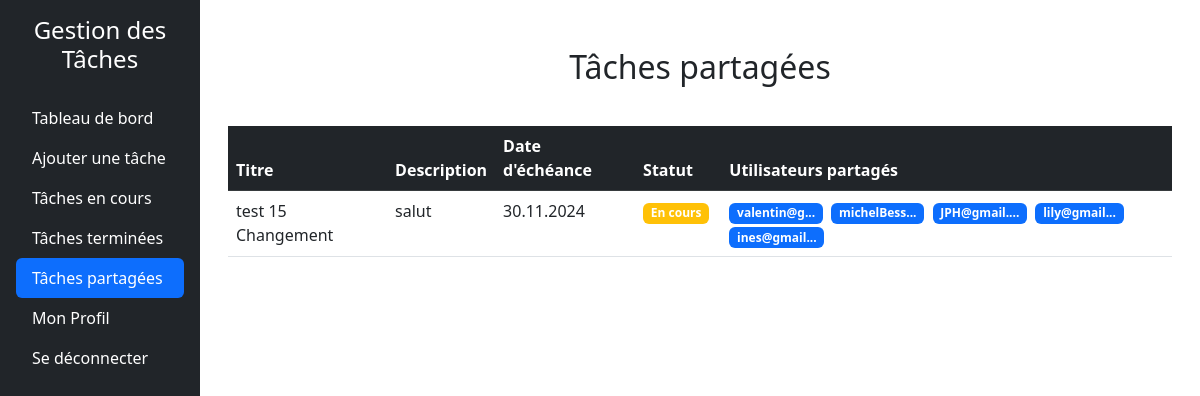
The page /taches_partage.php (signed in) on the database as committed earlier.
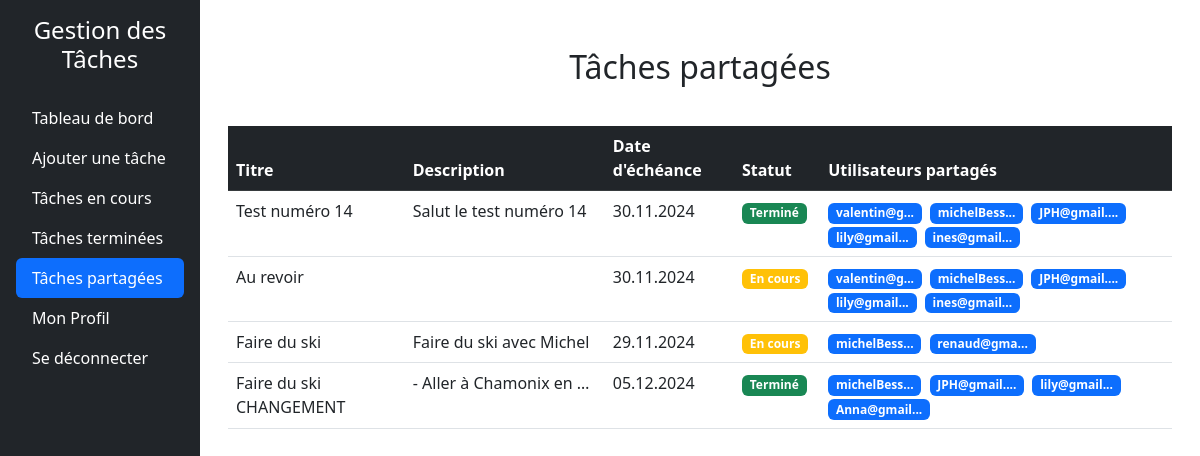
The same page on the database as committed later.
### tables this page shows
CREATE TABLE tasks (
        id INTEGER PRIMARY KEY AUTOINCREMENT,
        userId INTEGER NOT NULL,
        titre TEXT NOT NULL,
        description TEXT DEFAULT NULL,
        dateEcheance DATE DEFAULT NULL,
        statut TEXT CHECK(statut IN ('a_faire', 'en_cours', 'termine')) DEFAULT 'a_faire',
        createdAt TIMESTAMP DEFAULT CURRENT_TIMESTAMP, 
        FOREIGN KEY (userId) REFERENCES users(id) ON DELETE CASCADE
    );

### src/dbManager/DbManagerCRUD.php (called while the page is built, shortened)
<?php
class DbManagerCRUD implements I_ApiCRUD
{
    private $db;
    public function __construct()
    {
        $config = parse_ini_file(__DIR__ . '/../config/db.ini');
        $dsn = $config['dsn'];
        $username = $config['username'];
        $password = $config['password'];
        $this->db = new \PDO($dsn, $username, $password);
    }
    public function rendPersonnes(string $email): array
    {
        $sql = "SELECT * FROM users WHERE email = :email;";
        $stmt = $this->db->prepare($sql);
        $stmt->bindParam(':email', $email, \PDO::PARAM_STR);
        try {
            $stmt->execute();
            $donnees = $stmt->fetchAll(\PDO::FETCH_ASSOC);
            $tabUsers = [];
            foreach ($donnees as $donneesUser) {
                $user = new Users(
                    $donneesUser["prenom"],
                    $donneesUser["nom"],
                    $donneesUser["email"],
                    $donneesUser["noTel"],
                    $donneesUser["motDePasse"],
                    $donneesUser["id"]
                );
                $tabUsers[] = $user;
            }
            return $tabUsers;
        } catch (\PDOException $e) {
            error_log("Erreur lors de la récupération des utilisateurs : " . $e->getMessage());
            return [];
        }
    }
public function getTasksSharedByUserId(int $userId): array
{
    try {
        $stmt = $this->db->prepare("
            SELECT
                t.*,
                GROUP_CONCAT(u.email) AS shared_user_names
            FROM tasks t
            JOIN task_users tu ON t.id = tu.taskId
            JOIN users u ON tu.userId = u.id
            WHERE t.id IN (
                SELECT taskId
                FROM task_users
                GROUP BY taskId
                HAVING COUNT(DISTINCT userId) > 1
            )
            AND t.id IN (
                SELECT taskId
                FROM task_users
                WHERE userId = :userId
            )
            GROUP BY t.id
        ");
        $stmt->bindValue(':userId', $userId, \PDO::PARAM_INT);
        $stmt->execute();
        $tasks = [];
        while ($taskData = $stmt->fetch(\PDO::FETCH_ASSOC)) {
            $tasks[] = [
                'titre' => $taskData['titre'],
                'description' => $taskData['description'],
                'dateEcheance' => $taskData['dateEcheance'],
                'statut' => $taskData['statut'],
                'shared_user_names' => $taskData['shared_user_names']
            ];
        }
        return $tasks;
    } catch (\PDOException $e) {
        error_log('Erreur dans getTasksSharedByUserId : ' . $e->getMessage());
        throw new \Exception('Erreur lors de la récupération des tâches partagées : ' . $e->getMessage());
    }
}
}

### Includes/functions.php (called while the page is built)
<?php
function getUserByEmail($email, $dbManager) {
    $userInfoArray = $dbManager->rendPersonnes($email);
    return !empty($userInfoArray) ? $userInfoArray[0] : null;
}
function getStatusBadgeClass(string $statut): string
{
    $badgeClasses = [
        'À faire' => 'bg-danger',
        'En cours' => 'bg-warning',
        'Terminé' => 'bg-success',
    ];
    return $badgeClasses[$statut] ?? 'bg-secondary';
}

### src/dbManager/Users.php (called while the page is built, shortened)
<?php
class Users {
    private $id;
    public function __construct(string $prenom, string $nom, string $email, string $noTel, string $motDePasse ,int $id = 0) {
        $this->id = $id;
    }
    public function rendId(): int {
        return (int)$this->id;
    }
}

### taches_partage.php (the view, shortened to what this page needs)
<?php
require_once 'includes/functions.php';
$dbManager = new DbManagerCRUD();
$email = $_SESSION['email_user'];
$userInfo = getUserByEmail($email, $dbManager);
$userId = $userInfo->rendId();
$tachepartager = $dbManager->getTasksSharedByUserId($userId);
function formatTaskData($task)
{
    $task['dateEcheance'] = formatDateEcheance($task['dateEcheance']);
    $task['statut'] = formatStatut($task['statut']);
    return $task;
}
function formatDateEcheance($dateEcheance)
{
    if ($dateEcheance) {
        $d = DateTime::createFromFormat('Y-m-d', $dateEcheance);
        return $d ? $d->format('d.m.Y') : null;
    }
    return null;
}
function formatStatut($statut)
{
    $statutTraduction = [
        'a_faire' => 'À faire',
        'en_cours' => 'En cours',
        'termine' => 'Terminé',
    ];
    return $statutTraduction[$statut] ?? 'Inconnu';
}
$tachepartager = array_map('formatTaskData', $tachepartager);
?>
<!DOCTYPE html>
<html lang="fr">
<head>
    <link href="https://cdn.jsdelivr.net/npm/bootstrap@5.3.0-alpha3/dist/css/bootstrap.min.css" rel="stylesheet">
    <link href="style/styleSheet.css" rel="stylesheet">
</head>
<body>
    <div class="d-flex">
        <?php include 'includes/sidebar.php'; ?>
        <div class="container mt-5">
            <h2 class="text-center mb-4">Tâches partagées</h2>
            <?php if (empty($tachepartager)): ?>
                <p>Aucune tâche partagée pour le moment.</p>
            <?php else: ?>
                <div class="table-responsive p-3">
                    <table class="table table-hover">
                        <thead>
                            <tr class="table-dark">
                                <th scope="col">Titre</th>
                                <th scope="col">Description</th>
                                <th scope="col">Date d'échéance</th>
                                <th scope="col">Statut</th>
                                <th scope="col">Utilisateurs partagés</th>
                            </tr>
                        </thead>
                        <tbody>
                            <?php foreach ($tachepartager as $task): ?>
                                <tr>
                                    <td scope="row"><?php echo htmlspecialchars($task['titre']); ?></td>
                                    <td class="text-truncate" style="max-width: 200px; overflow: hidden; white-space: nowrap;"><?php echo htmlspecialchars($task['description']); ?></td>
                                    <td><?php echo htmlspecialchars($task['dateEcheance']); ?></td>
                                    <td>
                                        <span class="badge <?php echo getStatusBadgeClass($task['statut']); ?> me-1">
                                            <?php echo htmlspecialchars($task['statut']); ?>
                                        </span>
                                    </td>
                                    <td>
                                        <?php
                                        $sharedUsers = explode(',', $task['shared_user_names']);
                                        foreach ($sharedUsers as $userEmailFromTask):
                                            if ($_SESSION['email_user'] === $userEmailFromTask) {
                                                continue;
                                            }
                                        ?>
                                            <span class="badge <?php echo $isCurrentUser ? 'bg-secondary' : 'bg-primary'; ?> me-1" data-bs-toggle="tooltip"
                                                title="<?php echo htmlspecialchars($userEmailFromTask); ?>">
                                                <?php echo htmlspecialchars(strlen($userEmailFromTask) > 10 ? substr($userEmailFromTask, 0, 10) . '...' : $userEmailFromTask); ?>
                                            </span>
                                        <?php endforeach; ?>
                                    </td>
                                </tr>
                            <?php endforeach; ?>
                        </tbody>
                    </table>
                </div>
            <?php endif; ?>
        </div>
    </div>
</body>
</html>

### Includes/sidebar.php (shortened to what this page needs)
<div class="col-md-3 col-lg-2 bg-dark text-white p-3" style="height: 100vh;">
    <h4 class="text-center mb-4">Gestion des Tâches</h4>
    <ul class="nav nav-pills flex-column mb-auto">
        <li class="nav-item">
            <a href="dashboard.php" class="nav-link text-white <?= basename($_SERVER['PHP_SELF']) == 'dashboard.php' ? 'active' : '' ?>">
                Tableau de bord
            </a>
        </li>
        <li>
            <a href="ajouter_tache.php" class="nav-link text-white <?= basename($_SERVER['PHP_SELF']) == 'ajouter_tache.php' ? 'active' : '' ?>">
                Ajouter une tâche
            </a>
        </li>
        <li>
            <a href="taches_en_cours.php" class="nav-link text-white <?= basename($_SERVER['PHP_SELF']) == 'taches_en_cours.php' ? 'active' : '' ?>">
                Tâches en cours
            </a>
        </li>
        <li>
            <a href="taches_terminees.php" class="nav-link text-white <?= basename($_SERVER['PHP_SELF']) == 'taches_terminees.php' ? 'active' : '' ?>">
                Tâches terminées
            </a>
        </li>
        <li>
            <a href="taches_partage.php" class="nav-link text-white <?= basename($_SERVER['PHP_SELF']) == 'taches_partage.php' ? 'active' : '' ?>">
                Tâches partagées
            </a>
        </li>
        <li>
            <a href="profile.php" class="nav-link text-white <?= basename($_SERVER['PHP_SELF']) == 'profile.php' ? 'active' : '' ?>">
                Mon Profil
            </a>
        </li>
        <li>
            <a href="logout.php" class="nav-link text-white">
                Se déconnecter
            </a>
        </li>
    </ul>
</div>

Rows that differ between the two databases and show on the page:
changed tasks: titre "test 15 Changement" → "Test numéro 14"; description "salut" → "Salut le test numéro 14"; statut "En cours" → "Terminé"
added tasks: titre "Au revoir", dateEcheance "30.11.2024", statut "En cours", userEmailFromTask "valentin@g...", userEmailFromTask "michelBess...", userEmailFromTask "JPH@gmail....", userEmailFromTask "lily@gmail...", userEmailFromTask "ines@gmail..."
added tasks: titre "Faire du ski", description "Faire du ski avec Michel", dateEcheance "29.11.2024", statut "En cours", userEmailFromTask "michelBess...", userEmailFromTask "renaud@gma..."
added tasks: titre "Faire du ski CHANGEMENT", description "- Aller à Chamonix en…", dateEcheance "05.12.2024", statut "Terminé", userEmailFromTask "michelBess...", userEmailFromTask "JPH@gmail....", userEmailFromTask "lily@gmail...", userEmailFromTask "Anna@gmail..."
